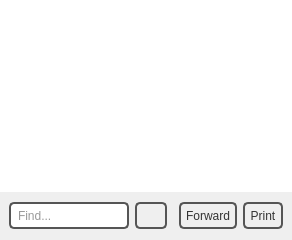
              <widget class="QWidget" name="dataview">
               <layout class="QVBoxLayout" name="verticalLayout_5">
                <property name="spacing">
                 <number>0</number>
                </property>
                <property name="leftMargin">
                 <number>0</number>
                </property>
                <property name="topMargin">
                 <number>0</number>
                </property>
                <property name="rightMargin">
                 <number>0</number>
                </property>
                <property name="bottomMargin">
                 <number>0</number>
                </property>
                <item>
                 <widget class="QTableView" name="tableView_3">
                  <property name="styleSheet">
                   <string notr="true">background-color: rgb(255, 255, 255);</string>
                  </property>
                  <property name="frameShape">
                   <enum>QFrame::NoFrame</enum>
                  </property>
                 </widget>
                </item>
                <item>
                 <widget class="QFrame" name="frame_8">
                  <property name="minimumSize">
                   <size>
                    <width>0</width>
                    <height>48</height>
                   </size>
                  </property>
                  <property name="maximumSize">
                   <size>
                    <width>16777215</width>
                    <height>48</height>
                   </size>
                  </property>
                  <property name="styleSheet">
                   <string notr="true">QPushButton {
color: #333;
border: 2px solid #555;
border-radius: 5px;
padding: 5px;
background: qradialgradient(cx: 0.3, cy: -0.4,
fx: 0.3, fy: -0.4,
radius: 1.35, stop: 0 #fff, stop: 1 #888);
}

QPushButton:hover {
background: qradialgradient(cx: 0.3, cy: -0.4,
fx: 0.3, fy: -0.4,
radius: 1.35, stop: 0 #fff, stop: 1 #bbb);
}

QPushButton:pressed {
background: qradialgradient(cx: 0.4, cy: -0.1,
fx: 0.4, fy: -0.1,
radius: 1.35, stop: 0 #fff, stop: 1 #ddd);
}

#frame_8 {
border: none;
background: qlineargradient(x1: 0, y1: 0, x2: 0, y2: 1,
stop: 0.08 #7a7a7a,
stop: 0.39999 #717171, stop: 0.4 #626262,
stop: 0.9 #4c4c4c, stop: 1 #333333);
}

QComboBox {
color: #333;
border: 2px solid #555;
border-radius: 5px;
padding: 5px;
background: qradialgradient(cx: 0.3, cy: -0.4,
fx: 0.3, fy: -0.4,
radius: 1.35, stop: 0 #fff, stop: 1 #888);
min-width: 80px;
}

QComboBox::drop-down {
	subcontrol-origin: padding;
	subcontrol-position: top right;
	width: 25px;
 
	border-top-right-radius: 3px;
	border-bottom-right-radius: 3px;
}

QComboBox::down-arrow {
	image: url(:/images/cmbbox_arrow.png);
}

QComboBox:hover {
background: qradialgradient(cx: 0.3, cy: -0.4,
fx: 0.3, fy: -0.4,
radius: 1.35, stop: 0 #fff, stop: 1 #bbb);
}

QComboBox:pressed {
background: qradialgradient(cx: 0.4, cy: -0.1,
fx: 0.4, fy: -0.1,
radius: 1.35, stop: 0 #fff, stop: 1 #ddd);
}

QLineEdit {
color: #333;
border: 2px solid #555;
border-radius: 5px;
padding: 5px;
background: qradialgradient(cx: 0.3, cy: -0.4,
fx: 0.3, fy: -0.4,
radius: 1.35, stop: 0 #eee, stop: 1 #ddd);
min-width: 80px;
}

QLineEdit:hover {
background-color: rgb(255, 255, 255);
}

QLineEdit:pressed {
background: qradialgradient(cx: 0.4, cy: -0.1,
fx: 0.4, fy: -0.1,
radius: 1.35, stop: 0 #fff, stop: 1 #ddd);
}
</string>
                  </property>
                  <property name="frameShape">
                   <enum>QFrame::NoFrame</enum>
                  </property>
                  <property name="frameShadow">
                   <enum>QFrame::Raised</enum>
                  </property>
                  <layout class="QHBoxLayout" name="horizontalLayout_3">
                   <property name="topMargin">
                    <number>0</number>
                   </property>
                   <property name="bottomMargin">
                    <number>0</number>
                   </property>
                   <item>
                    <widget class="QLineEdit" name="lineEdit_2">
                     <property name="sizePolicy">
                      <sizepolicy hsizetype="Expanding" vsizetype="Maximum">
                       <horstretch>0</horstretch>
                       <verstretch>0</verstretch>
                      </sizepolicy>
                     </property>
                     <property name="minimumSize">
                      <size>
                       <width>94</width>
                       <height>27</height>
                      </size>
                     </property>
                     <property name="maximumSize">
                      <size>
                       <width>175</width>
                       <height>27</height>
                      </size>
                     </property>
                     <property name="placeholderText">
                      <string>Find...</string>
                     </property>
                    </widget>
                   </item>
                   <item>
                    <widget class="QPushButton" name="pushSearch">
                     <property name="sizePolicy">
                      <sizepolicy hsizetype="Fixed" vsizetype="Fixed">
                       <horstretch>0</horstretch>
                       <verstretch>0</verstretch>
                      </sizepolicy>
                     </property>
                     <property name="minimumSize">
                      <size>
                       <width>0</width>
                       <height>27</height>
                      </size>
                     </property>
                     <property name="maximumSize">
                      <size>
                       <width>32</width>
                       <height>27</height>
                      </size>
                     </property>
                     <property name="text">
                      <string/>
                     </property>
                     <property name="icon">
                      <iconset resource="pms_resources.qrc">
                       <normaloff>:/images/find_icon.png</normaloff>:/images/find_icon.png</iconset>
                     </property>
                     <property name="iconSize">
                      <size>
                       <width>24</width>
                       <height>24</height>
                      </size>
                     </property>
                     <property name="flat">
                      <bool>false</bool>
                     </property>
                    </widget>
                   </item>
                   <item>
                    <widget class="QFrame" name="frame_9">
                     <property name="styleSheet">
                      <string notr="true">border: none;
background-color: 0;</string>
                     </property>
                     <property name="frameShape">
                      <enum>QFrame::NoFrame</enum>
                     </property>
                     <property name="frameShadow">
                      <enum>QFrame::Raised</enum>
                     </property>
                    </widget>
                   </item>
                   <item>
                    <widget class="QPushButton" name="pushButton_3">
                     <property name="minimumSize">
                      <size>
                       <width>0</width>
                       <height>0</height>
                      </size>
                     </property>
                     <property name="maximumSize">
                      <size>
                       <width>85</width>
                       <height>27</height>
                      </size>
                     </property>
                     <property name="text">
                      <string>Forward</string>
                     </property>
                     <property name="icon">
                      <iconset resource="pms_resources.qrc">
                       <normaloff>:/images/export.png</normaloff>:/images/export.png</iconset>
                     </property>
                     <property name="iconSize">
                      <size>
                       <width>24</width>
                       <height>24</height>
                      </size>
                     </property>
                    </widget>
                   </item>
                   <item>
                    <widget class="QPushButton" name="pushButton_4">
                     <property name="minimumSize">
                      <size>
                       <width>0</width>
                       <height>0</height>
                      </size>
                     </property>
                     <property name="maximumSize">
                      <size>
                       <width>85</width>
                       <height>27</height>
                      </size>
                     </property>
                     <property name="styleSheet">
                      <string notr="true"/>
                     </property>
                     <property name="text">
                      <string>Print</string>
                     </property>
                     <property name="icon">
                      <iconset resource="pms_resources.qrc">
                       <normaloff>:/images/print.png</normaloff>:/images/print.png</iconset>
                     </property>
                     <property name="iconSize">
                      <size>
                       <width>24</width>
                       <height>24</height>
                      </size>
                     </property>
                    </widget>
                   </item>
                  </layout>
                 </widget>
                </item>
               </layout>
              </widget>
